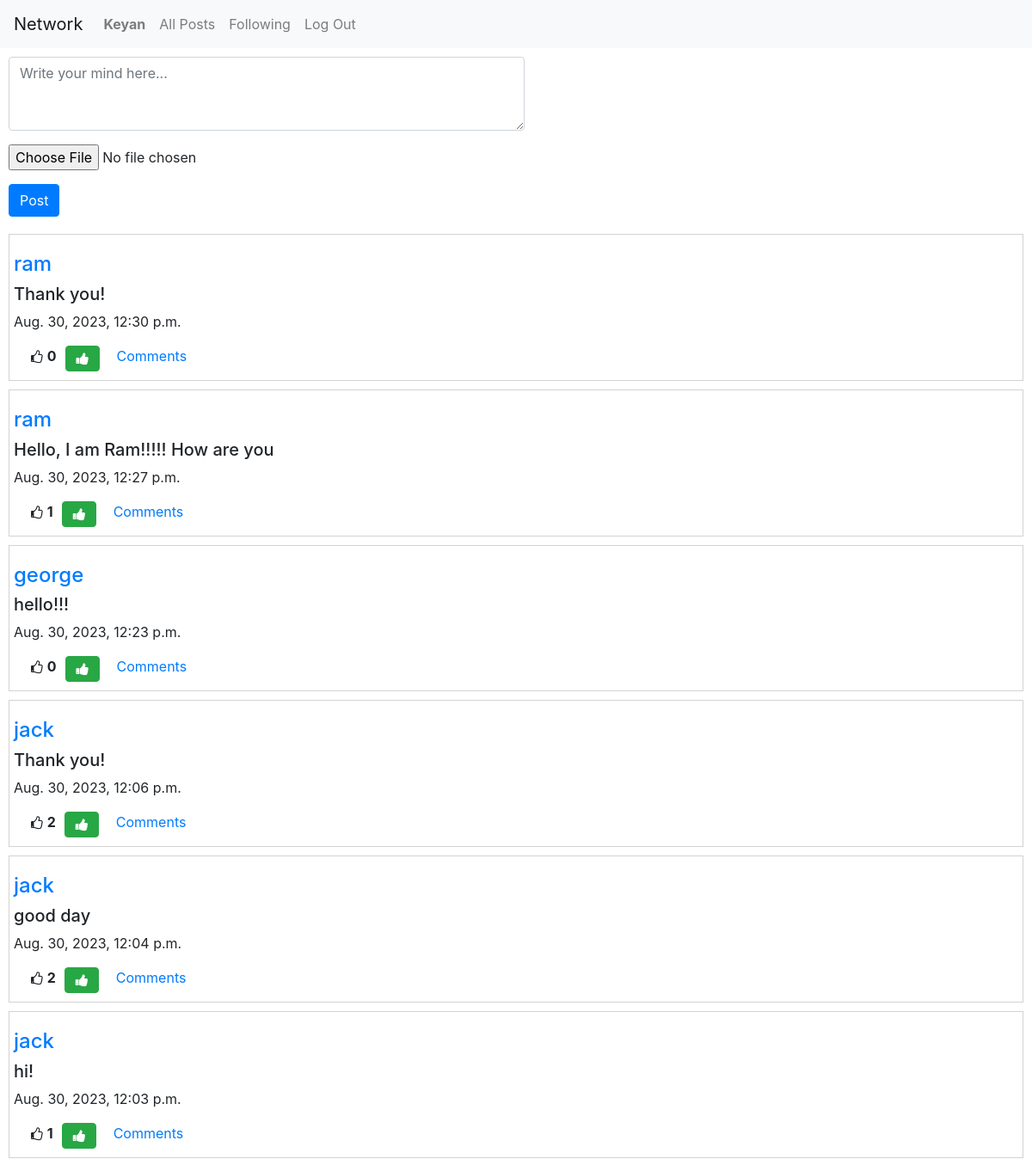
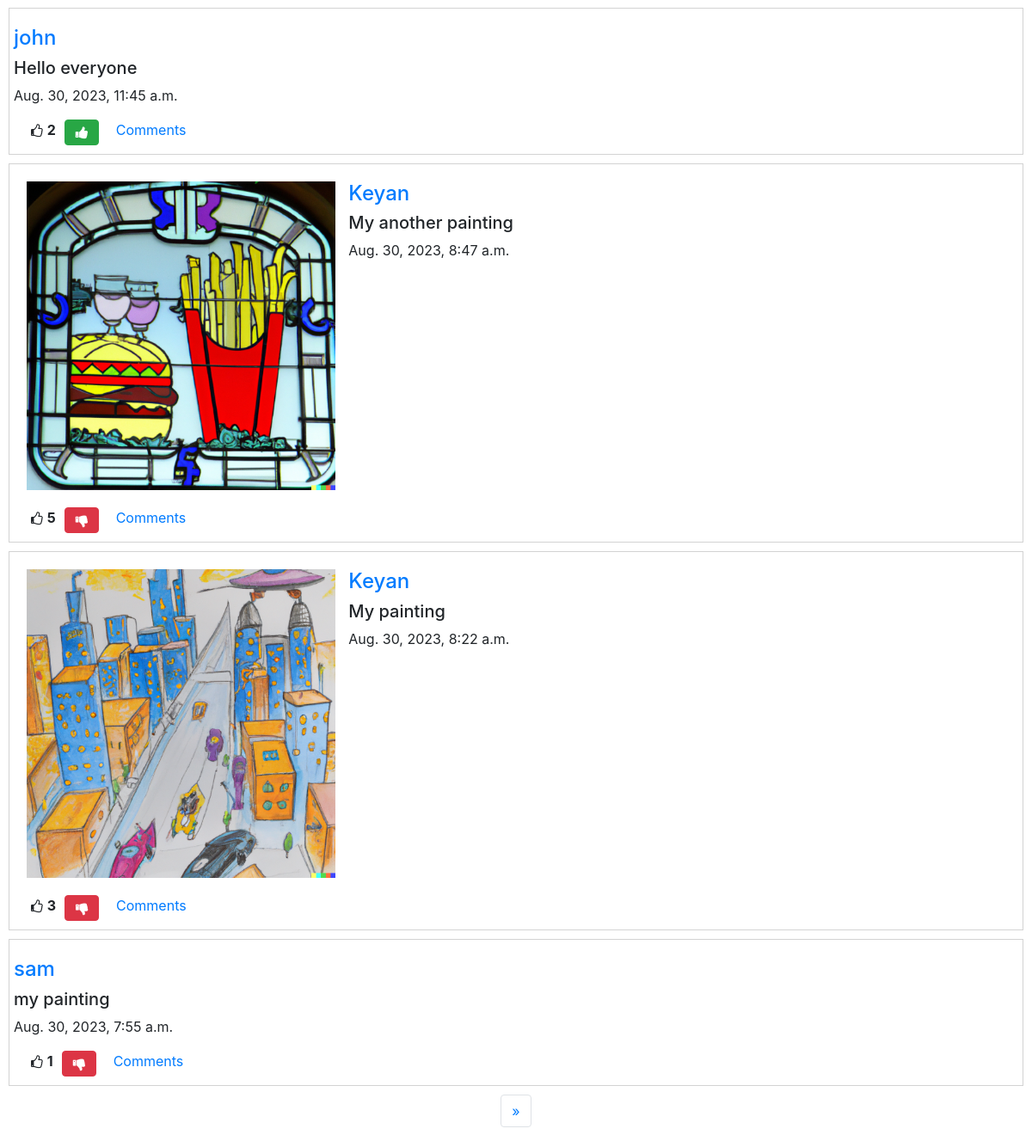
Page / (signed in) on the committed database (2 pictures, top to bottom).
### network/models.py (models this page shows, shortened)
class User(AbstractUser):
    pass

class Post(models.Model):
    creater = models.ForeignKey(User, related_name='my_name', on_delete=models.CASCADE)
    content = models.CharField(max_length=255)
    liked = models.ManyToManyField(User, related_name='liked_users_or_post' ,blank=True, null=True)
    time = models.DateTimeField(auto_now_add=True)
    image = models.ImageField(null=True, blank=True, upload_to='images/')

### network/views.py (the view)
# urls.py: path("", views.index, name="index"),
def index(request):
    if request.method=="POST":
        form = PostForm(request.POST, request.FILES)
        if form.is_valid():
            post = form.save(commit=False)
            post.creater = request.user
            post.save()
            return HttpResponseRedirect( reverse("index"))
        else:
            return render(request, "network/index.html", {
                "form": form,
                "message": "Enter valid details"
                })
    else:
        user = request.user
        form = PostForm()
        all_posts = Post.objects.all().order_by('time').reverse()
        liked_posts = []
        posts_id = []
        for post in all_posts:
            if user in post.liked.all():
                liked_posts.append(post)
                posts_id.append(post.id)
        p = Paginator(all_posts, 10)
        page_no = request.GET.get('page')
        posts = p.get_page(page_no)
        return render(request, "network/index.html", {
                "form" : form,
                "posts": posts,
                "liked" : liked_posts,
                "p_id" : posts_id
            })

### network/forms.py
class PostForm(forms.ModelForm):
    class Meta:
        model = Post
        fields = ('content','liked', 'creater', 'image')
        widgets = {
            'content' : forms.Textarea(attrs={'placeholder':'Write your mind here...','class':'form-control', 'rows':'3'}),
            'liked' : forms.HiddenInput(),
            'creater' : forms.HiddenInput(),
            'image' : forms.FileInput(attrs={'class':'form-control-file', 'style':'margin : 0 10px 0'}),
        }
        labels = {
            'content' : '',
            'image' : ''
        }
    def __init__(self,*args, **kwargs):
        super().__init__(*args, **kwargs)
        self.fields['creater'].required = False

### network/templates/network/index.html (shortened to what this page needs)
{% extends "network/layout.html" %}
{% block body %}
{% if user.is_authenticated %}
    <form method="post" action="{% url 'index' %}" enctype="multipart/form-data">
        {{form.as_p}}
        <button type="submit" class="btn btn-primary">Post</button>
    </form>
{% endif %}
{% for post in posts %}
<div class="posts">
  <div id='p'>
    {% if post.image %}
    <div class="col-md-4">
      <img src="{{post.image.url}}" class="img-fluid rounded-start">
    </div>
    {% endif %}
    <div id='c'>
      <a href='{% url 'profile' post.creater.id %}'><h4>{{post.creater}}</h4></a>
      <h5>{{post.content}}</h5>
      <p>{{post.time}}</p>
    </div>
  </div>
  <div class = 'd-flex justify-content-flex-start'>
  <i style="font-size:16px; margin-left:20px" class="fa">&#xf087;</i><b><p id='count_{{post.id}}'>{{post.liked.count}}</p></b></li>
  {% if user.is_authenticated %}
    {% if post in liked %}
      <button style="width:40px" class="btn btn-danger fa fa-thumbs-down" id='btn_{{ post.id}}' onclick="likeHandler({{post.id}},{{p_id}})"></button>
    {% else %}
      <button style="width:40px" class="btn btn-success fa fa-thumbs-up" id='btn_{{ post.id}}' onclick="likeHandler({{post.id}},{{p_id}})"></button>
    {% endif %}
  {% endif %}
  <a style='margin-left:10px' href='{% url 'readcomms' post.id %}' id='comm_a{{post.id}}'>Comments</a>
  </div>
</div>
{% endfor %}
<nav aria-label="Page navigation example">
    <ul class="pagination">
      {% if posts.has_next %}
      <li class="page-item">
        <a class="page-link" href="?page={{posts.next_page_number}}" aria-label="Next">
          <span aria-hidden="true">&raquo;</span>
        </a>
      </li>
      {% endif %}
    </ul>
  </nav>
{% endblock %}

### network/templates/network/layout.html (shortened to what this page needs)
{% load static %}
<!DOCTYPE html>
<html lang="en">
    <head>
        <link rel="stylesheet" href="https://stackpath.bootstrapcdn.com/bootstrap/4.4.1/css/bootstrap.min.css">
        <link href="{% static 'network/styles.css' %}" rel="stylesheet">
        <link rel="stylesheet" href="https://cdnjs.cloudflare.com/ajax/libs/font-awesome/4.7.0/css/font-awesome.min.css">
    </head>
    <body>
        <nav class="navbar navbar-expand-lg navbar-light bg-light">
            <a class="navbar-brand" href="#">Network</a>
            <div>
              <ul class="navbar-nav mr-auto">
                {% if user.is_authenticated %}
                    <li class="nav-item">
                        <a class="nav-link" href="{% url 'profile' user.id %}"><strong>{{ user.username }}</strong></a>
                    </li>
                {% endif %}
                <li class="nav-item">
                  <a class="nav-link" href="{% url 'index' %}">All Posts</a>
                </li>
                {% if user.is_authenticated %}
                    <li class="nav-item">
                        <a class="nav-link" href="{% url 'following' %}">Following</a>
                    </li>
                    <li class="nav-item">
                        <a class="nav-link" href="{% url 'logout' %}">Log Out</a>
                    </li>
                {% endif %}
              </ul>
            </div>
          </nav>
        <div class="body">
            {% block body %}
            {% endblock %}
        </div>
    </body>
</html>

### network/static/network/styles.css (style rules this page uses)
.btn { margin: 0 10px 10px; }
.form-control { margin: 10px; width: 50%; }
.posts { display : flex; flex-direction: column; padding : 0px 5px; border : 1px solid lightgray; margin : 10px; }
#p { display:flex; }
.pagination { display : flex; flex-direction: row; justify-content: center; }
i { margin : 5px; }
#p { display : flex; }
img { margin: 20px 0 20px; }
#c { margin: 20px 0 0; }

### rows in the picture
User: username "Keyan"
Post: creater "ram", content "Thank you!", time "Aug. 30, 2023, 12:30 p.m.", liked.count "0"
Post: creater "ram", content "Hello, I am Ram!!!!! How are you", time "Aug. 30, 2023, 12:27 p.m.", liked.count "1"
Post: creater "george", content "hello!!!", time "Aug. 30, 2023, 12:23 p.m.", liked.count "0"
Post: creater "jack", content "Thank you!", time "Aug. 30, 2023, 12:06 p.m.", liked.count "2"
Post: creater "jack", content "good day", time "Aug. 30, 2023, 12:04 p.m.", liked.count "2"
Post: creater "jack", content "hi!", time "Aug. 30, 2023, 12:03 p.m.", liked.count "1"
Post: creater "john", content "Hello everyone", time "Aug. 30, 2023, 11:45 a.m.", liked.count "2"
Post: image (picture), creater "Keyan", content "My another painting", time "Aug. 30, 2023, 8:47 a.m.", liked.count "5"
Post: image (picture), creater "Keyan", content "My painting", time "Aug. 30, 2023, 8:22 a.m.", liked.count "3"
Post: creater "sam", content "my painting", time "Aug. 30, 2023, 7:55 a.m.", liked.count "1"
